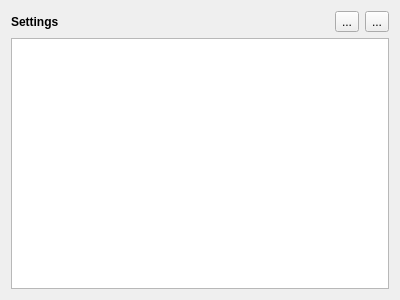
<?xml version="1.0" encoding="UTF-8"?>
<ui version="4.0">
 <class>SettingsConf</class>
 <widget class="QWidget" name="SettingsConf">
  <property name="geometry">
   <rect>
    <x>0</x>
    <y>0</y>
    <width>400</width>
    <height>300</height>
   </rect>
  </property>
  <property name="windowTitle">
   <string>Form</string>
  </property>
  <layout class="QVBoxLayout" name="verticalLayout">
   <item>
    <layout class="QHBoxLayout" name="horizontalLayout">
     <item>
      <widget class="QLabel" name="label">
       <property name="styleSheet">
        <string notr="true">font-weight: bold;</string>
       </property>
       <property name="text">
        <string>Settings</string>
       </property>
      </widget>
     </item>
     <item>
      <widget class="QToolButton" name="add_setting_button">
       <property name="text">
        <string>...</string>
       </property>
       <property name="icon">
        <iconset theme="list-add"/>
       </property>
      </widget>
     </item>
     <item>
      <widget class="QToolButton" name="remove_setting_button">
       <property name="text">
        <string>...</string>
       </property>
       <property name="icon">
        <iconset theme="list-remove"/>
       </property>
      </widget>
     </item>
    </layout>
   </item>
   <item>
    <widget class="QListWidget" name="settings"/>
   </item>
  </layout>
 </widget>
 <resources/>
 <connections/>
</ui>
